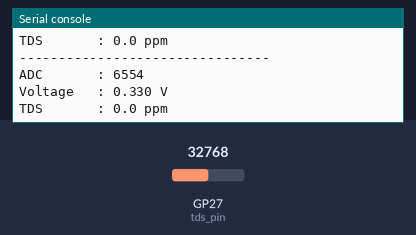
A program run on a simulated Raspberry Pi Pico running MicroPython. On the bench: the last lines printed to the serial console. Inputs (shaded band) come from the test bench; at power-on: GP27 (tds_pin) = 32768 (analog values on the 0–65535 scale).

Above: at 1.3 s.
1.4 s: GP27 (tds_pin) set to 45874
At 1.52 s:
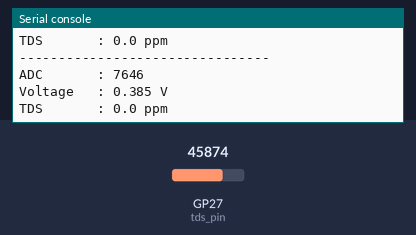
2.9 s: GP27 (tds_pin) set to 57670
At 2.92 s:
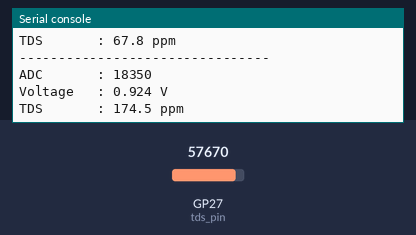
Timing chart, 0 to 5.9 s (numbered marks = the images above; inputs shaded):
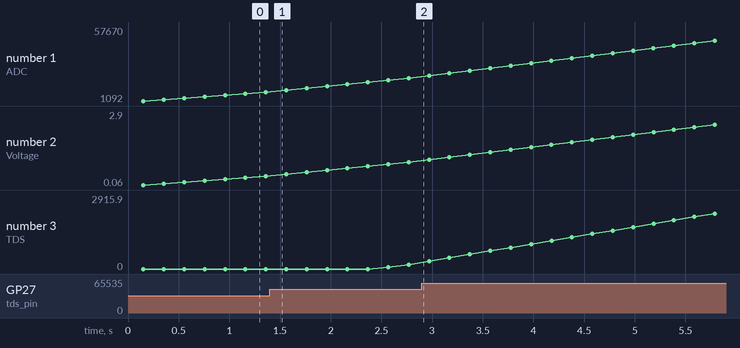

The program:

tds_voltage_reader.py
```python
from machine import Pin, ADC
import utime

# ---- Konfigurasi ADC ----
tds_pin = ADC(Pin(27))
VREF = 3.3
ADC_RESOLUTION = 65535.0

# ---- Buffer averaging ----
AVG_SAMPLES = 30
tds_adc_buf = [0] * AVG_SAMPLES
tds_idx = 0

# =========================================================
# KALIBRASI LINEAR — GANTI SESUAI HASIL KALIBRASI SENSOR KAMU
# =========================================================
V_ZERO = 0.798      # tegangan saat probe di udara / TDS = 0 ppm
V_REF  = 0.928       # tegangan saat probe di larutan referensi
TDS_REF = 180.0      # nilai TDS asli larutan referensi (dari tester)

K = TDS_REF / (V_REF - V_ZERO)   # slope kalibrasi (ppm per volt)

def baca_tds():
    global tds_idx

    adc_value = tds_pin.read_u16()
    tds_adc_buf[tds_idx] = adc_value
    tds_idx = (tds_idx + 1) % AVG_SAMPLES

    avg_adc = sum(tds_adc_buf) / AVG_SAMPLES
    voltage = avg_adc * (VREF / ADC_RESOLUTION)

    tds = (voltage - V_ZERO) * K
    if tds < 0:
        tds = 0

    return avg_adc, voltage, tds

# ---- Isi buffer awal ----
for _ in range(AVG_SAMPLES):
    tds_pin.read_u16()
    utime.sleep_ms(5)

while True:
    avg_adc, voltage, tds = baca_tds()

    print("--------------------------------")
    print("ADC       : {:.0f}".format(avg_adc))
    print("Voltage   : {:.3f} V".format(voltage))
    print("TDS       : {:.1f} ppm".format(tds))

    utime.sleep_ms(200)
```

Measured:
- plotted number 1: 7646 → 18350 after the input at 1.4 s
- plotted number 2: 0.39 → 0.92 after the input at 1.4 s
- plotted number 3: 0 → 174.5 after the input at 1.4 s
